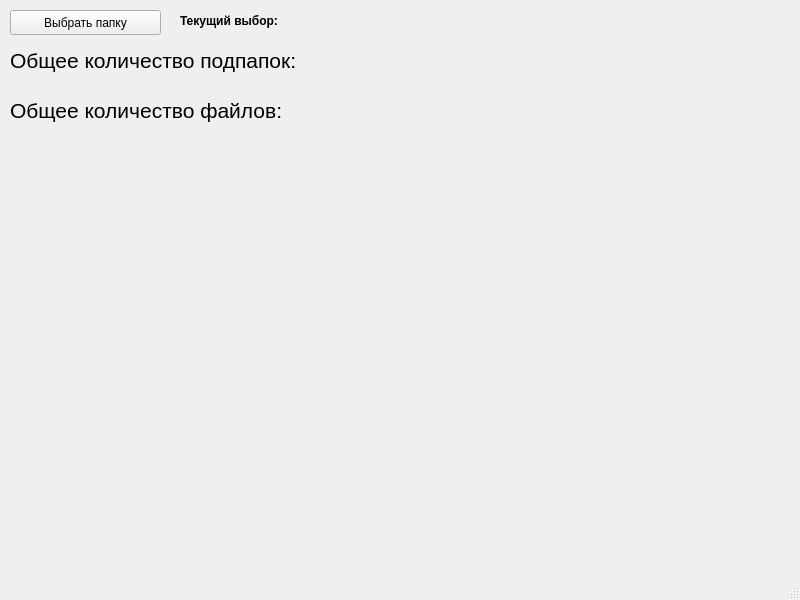
<?xml version="1.0" encoding="UTF-8"?>
<ui version="4.0">
 <class>MainWindow</class>
 <widget class="QMainWindow" name="MainWindow">
  <property name="geometry">
   <rect>
    <x>0</x>
    <y>0</y>
    <width>800</width>
    <height>600</height>
   </rect>
  </property>
  <property name="windowTitle">
   <string>MainWindow</string>
  </property>
  <widget class="QWidget" name="centralwidget">
   <widget class="QPushButton" name="openButton">
    <property name="geometry">
     <rect>
      <x>10</x>
      <y>10</y>
      <width>151</width>
      <height>25</height>
     </rect>
    </property>
    <property name="text">
     <string>Выбрать папку</string>
    </property>
   </widget>
   <widget class="QLabel" name="currentLabel">
    <property name="geometry">
     <rect>
      <x>180</x>
      <y>10</y>
      <width>601</width>
      <height>21</height>
     </rect>
    </property>
    <property name="font">
     <font>
      <bold>true</bold>
     </font>
    </property>
    <property name="text">
     <string>Текущий выбор:</string>
    </property>
   </widget>
   <widget class="QLabel" name="numDirLabel">
    <property name="geometry">
     <rect>
      <x>10</x>
      <y>40</y>
      <width>411</width>
      <height>41</height>
     </rect>
    </property>
    <property name="font">
     <font>
      <pointsize>18</pointsize>
      <bold>false</bold>
     </font>
    </property>
    <property name="text">
     <string>&lt;html&gt;&lt;head/&gt;&lt;body&gt;&lt;p&gt;&lt;span style=&quot; font-size:16pt;&quot;&gt;Общее количество подпапок:&lt;/span&gt;&lt;/p&gt;&lt;/body&gt;&lt;/html&gt;</string>
    </property>
   </widget>
   <widget class="QLabel" name="numFileLabel">
    <property name="geometry">
     <rect>
      <x>10</x>
      <y>90</y>
      <width>411</width>
      <height>41</height>
     </rect>
    </property>
    <property name="font">
     <font>
      <pointsize>18</pointsize>
     </font>
    </property>
    <property name="text">
     <string>&lt;html&gt;&lt;head/&gt;&lt;body&gt;&lt;p&gt;&lt;span style=&quot; font-size:16pt;&quot;&gt;Общее количество файлов:&lt;/span&gt;&lt;/p&gt;&lt;/body&gt;&lt;/html&gt;</string>
    </property>
   </widget>
  </widget>
  <widget class="QMenuBar" name="menubar">
   <property name="geometry">
    <rect>
     <x>0</x>
     <y>0</y>
     <width>800</width>
     <height>22</height>
    </rect>
   </property>
  </widget>
  <widget class="QStatusBar" name="statusbar"/>
 </widget>
 <resources/>
 <connections/>
</ui>
